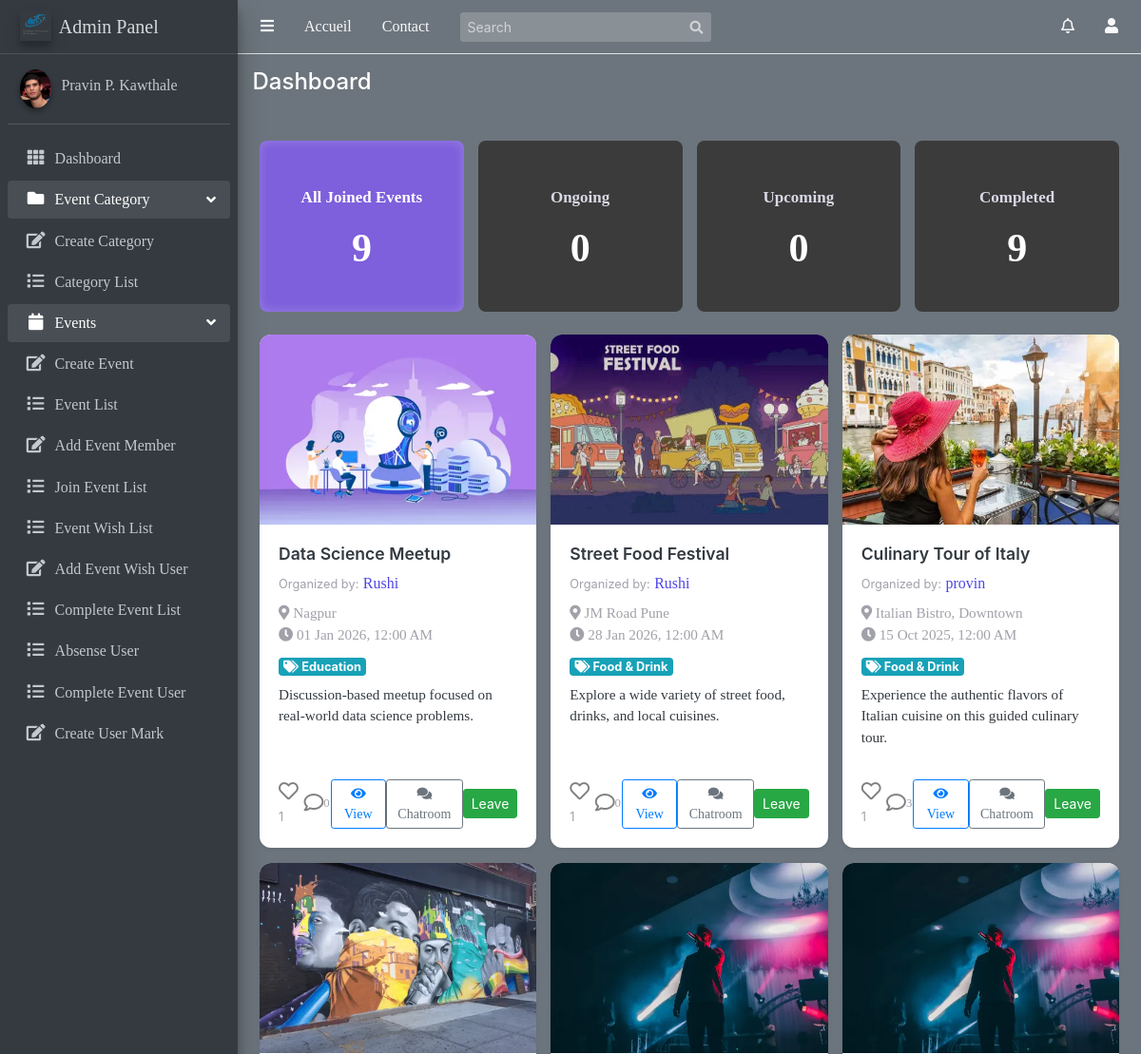
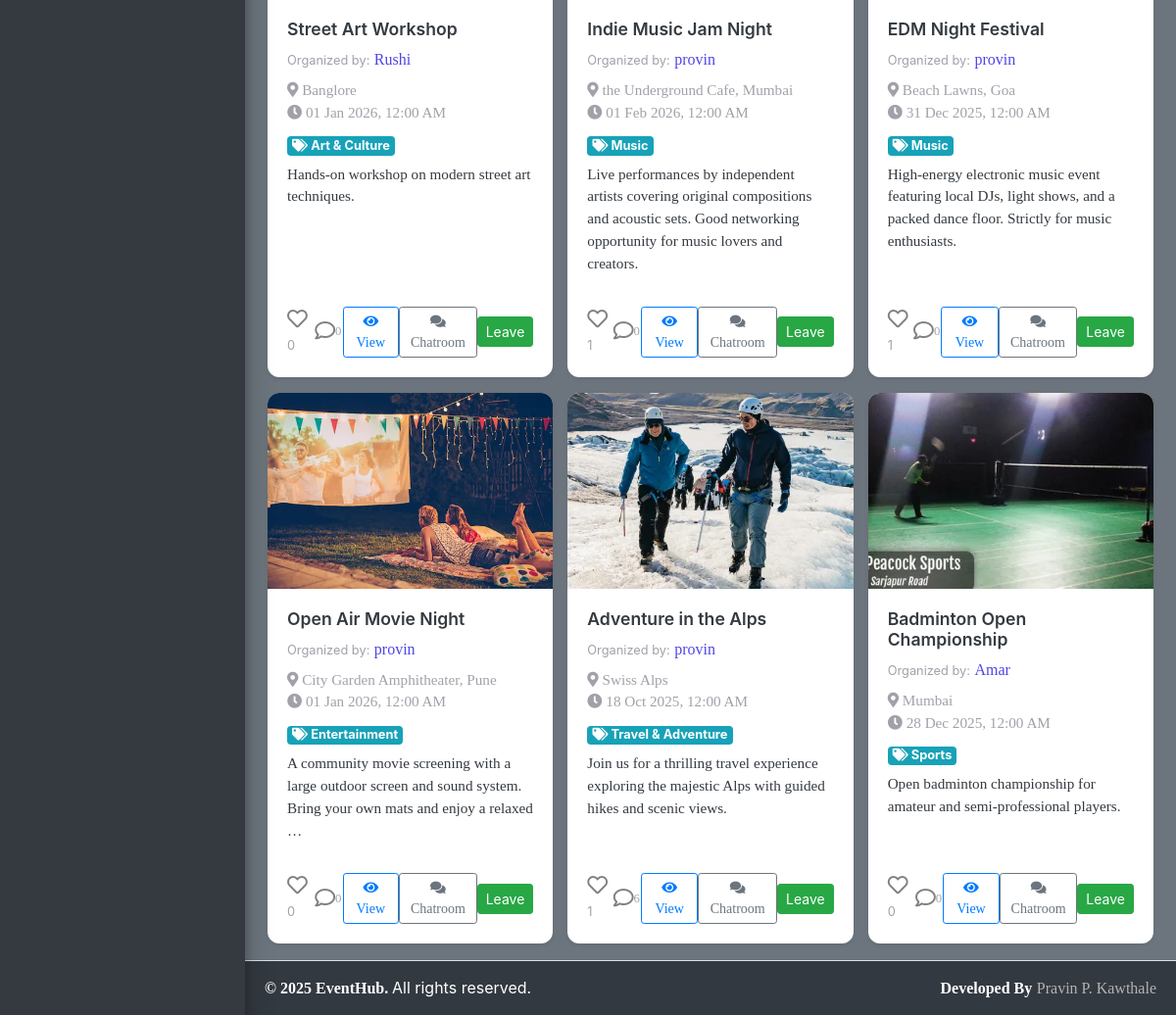
/Events/joined-events/ (signed in), run on the app's committed database (2 pictures, top to bottom).
### Event/models.py (models this page shows, shortened)
class Event(models.Model):
    title = models.CharField(max_length=100)
    description = models.TextField()
    comments_enabled = models.BooleanField(default=True)
    category = models.ForeignKey(
        Category,
        on_delete=models.SET_NULL,
        null=True,
        related_name="events"
    )
    date = models.DateTimeField()
    location = models.CharField(max_length=300)
    start_time = models.TimeField()
    end_time = models.TimeField()
    created_at = models.DateTimeField(auto_now_add=True)
    updated_at = models.DateTimeField(auto_now=True)
    organizer = models.ForeignKey(
        User,
        on_delete=models.CASCADE,
        related_name="events_created"
    )
    participants = models.ManyToManyField(
        User,
        related_name="joined_events",
        blank=True
    )
    image = models.ImageField(
        upload_to="event_images/",
        default="event_images/default.png"
    )
    class Meta:
        ordering = ["-created_at"]

class Category(models.Model):
    name = models.CharField(max_length=100, unique=True)
    description = models.TextField(blank=True)
    slug = models.SlugField(unique=True, blank=True)
    favicon = models.ImageField(upload_to='category_favicons/', null=True, blank=True)

### Event/views.py (the view)
# urls.py: path('joined-events/', views.joinedEvents.as_view(), name='joined_events'),
class joinedEvents(LoginRequiredMixin,ListView):
    model=Event
    template_name='Event/joined_events.html'
    context_object_name='events'
    def get_queryset(self):
        status_filter=self.request.GET.get('status','all').lower()
        qs=Event.objects.filter(participants=self.request.user)
        qs=qs.annotate(status=Case(
            When(date__lt=timezone.now(),then=Value('completed')),
            When(date__gt=timezone.now(),then=Value('upcoming')),
            default=Value('ongoing'),
            output_field=CharField()
        ))
        if status_filter in ['completed','ongoing','upcoming']:
            qs=qs.filter(status=status_filter)
        return qs.order_by('-start_time')
    def get_context_data(self,**kwargs):
        context=super().get_context_data(**kwargs)
        now=timezone.now()
        Joined_events=Event.objects.filter(participants=self.request.user)
        context['current_status']=self.request.GET.get('status','all')
        context['total_events']=Joined_events.count()
        context['completed_events_count']=Joined_events.filter(date__lt=now).count()
        context['ongoing_events_count']=Joined_events.filter(date=now.date()).count()
        context['upcoming_events_count']=Joined_events.filter(date__gt=now).count()
        return context

### user/context_processors.py (called while the page is built)
def notifications(request):
    if request.user.is_authenticated:
        navbar_notifications = Notification.objects.filter(
            receiver=request.user
        ).order_by('-timestamp')[:5]  # latest 5 notifications
        navbar_unread_count = Notification.objects.filter(
            receiver=request.user,
            is_read=False
        ).count()
    else:
        navbar_notifications = []
        navbar_unread_count = 0
    return {
        'navbar_notifications': navbar_notifications,
        'navbar_unread_count': navbar_unread_count
    }

### templates/Event/joined_events.html (shortened to what this page needs)
{% extends 'base/base.html' %}
{% load static %}
{% block content %}
<div class="container mt-4">
    <div class="row g-4 mb-4">
        <div class="col-md-3">
            <a href="{% url 'joined_events' %}" class="text-decoration-none">
                <div class="summary-card {% if current_status == 'all' or not current_status %}highlight{% endif %}">
                    <p>All Joined Events</p>
                    <h2>{{ total_events }}</h2>
                </div>
            </a>
        </div>
        <div class="col-md-3">
            <a href="?status=ongoing" class="text-decoration-none">
                <div class="summary-card {% if current_status == 'ongoing' %}highlight{% endif %}">
                    <p>Ongoing</p>
                    <h2>{{ ongoing_events_count }}</h2>
                </div>
            </a>
        </div>
        <div class="col-md-3">
            <a href="?status=upcoming" class="text-decoration-none">
                <div class="summary-card {% if current_status == 'upcoming' %}highlight{% endif %}">
                    <p>Upcoming</p>
                    <h2>{{ upcoming_events_count }}</h2>
                </div>
            </a>
        </div>
        <div class="col-md-3">
            <a href="?status=completed" class="text-decoration-none">
                <div class="summary-card {% if current_status == 'completed' %}highlight{% endif %}">
                    <p>Completed</p>
                    <h2>{{ completed_events_count }}</h2>
                </div>
            </a>
        </div>
    </div>
    <div class="row g-4">
        {% for event in events %}
            {% include "Event/event_card.html" %}
        {% empty %}
        <div class="col-12 text-center">
            <div class="alert alert-info">No joined events found.</div>
        </div>
        {% endfor %}
    </div>
</div>
{% endblock content %}

### templates/Event/event_card.html (shortened to what this page needs)
{% load static %}
<div class="col-md-4 d-flex">
    <div class="card shadow-sm border-0 rounded-4 overflow-hidden flex-fill">
        {% if event.image %}
            <img
                src="{{ event.image.url }}"
                class="card-img-top rounded-top-4"
                alt="{{ event.title }}"
                style="height: 200px; object-fit: cover;"
            >
        {% endif %}
        <div class="card-body d-flex flex-column">
            <h5 class="card-title fw-bold text-dark mb-2" style="font-size: 1.1rem;">
                {{ event.title }}
            </h5>
            <div class="mb-2">
                <span class="text-muted small me-1">Organized by:</span>
                <a
                    href="{% url 'user_profile' username=event.organizer.username %}"
                    class="fw-bold text-primary text-decoration-none"
                >
                    {{ event.organizer.username }}
                </a>
            </div>
            <p class="card-text text-muted small mb-2">
                <i class="fas fa-map-marker-alt me-1"></i>
                {{ event.location }} <br>
                <i class="fas fa-clock me-1"></i>
                {{ event.date|date:"d M Y, h:i A" }}
            </p>
            <div class="mb-2">
                {% if event.category %}
                    <span class="badge bg-info">
                        <i class="fas fa-tags me-1"></i>
                        {{ event.category.name }}
                    </span>
                {% endif %}
            </div>
            <p class="card-text flex-grow-1 text-dark">
                {{ event.description|truncatewords:20 }}
            </p>
            <div class="d-flex justify-content-between align-items-center mt-3">
                <form
                    action="{% url 'like_event' event.pk %}"
                    method="post"
                    class="d-inline me-2"
                >
                    <button
                        type="submit"
                        style="background: none; border: none;"
                        class="p-0 m-0"
                    >
                        {% if event.is_liked %}
                            <i class="fas fa-heart" style="color: red; font-size: 1.3rem;"></i>
                        {% else %}
                            <i class="far fa-heart" style="color: gray; font-size: 1.3rem;"></i>
                        {% endif %}
                    </button>
                    <span class="ms-1 small text-muted">
                        {{ event.like_set.count }}
                    </span>
                </form>
                <a
                    href="{% url 'comment_event' event.pk %}"
                    class="btn p-0 m-0 d-flex align-items-center text-decoration-none"
                >
                    <i class="far fa-comment" style="color: gray; font-size: 1.3rem;"></i>
                    <span class="ms-1 small text-muted">
                        {{ event.comments.count }}
                    </span>
                </a>
                <a
                    href="{% url 'event_detail' event.pk %}"
                    class="btn btn-sm btn-outline-primary"
                >
                    <i class="fas fa-eye"></i> View
                </a>
                <a
                    href="{% url 'chat_room' event.pk %}"
                    class="btn btn-sm btn-outline-secondary"
                >
                    <i class="fas fa-comments"></i> Chatroom
                </a>
                {% if request.user != event.organizer %}
                    <form
                        action="{% url 'join_event' event.id %}"
                        method="post"
                        class="d-inline"
                    >
                        <button type="submit" class="btn btn-sm btn-success">
                            {% if request.user in event.participants.all %}
                                Leave
                            {% else %}
                                Join
                            {% endif %}
                        </button>
                    </form>
                {% endif %}
            </div>
        </div>
    </div>
</div>

### templates/Event/joined_events.html (style rules this page uses)
body { background: #0f0f16; font-family: "Inter", sans-serif; }
.summary-card { background: #3b3b3b; border-radius: 8px; padding: 15px 10px; min-height: 180px; display: flex; flex-direction: column; justify-content: center; text-align: center; color: #d8d8e6; transition: 0.25s ease; }
.summary-card h2 { font-size: 42px; font-weight: 700; margin: 0; color: #ffffff; }
.summary-card p { font-size: 17px; margin-top: 6px; font-weight: 600; }
.summary-card.highlight { background: #7e5fdc !important; color: #fff !important; box-shadow: inset 0 0 12px rgba(255,255,255,0.22); }

### templates/Event/event_card.html (style rules this page uses)
body { background: #0f0f16; font-family: "Inter", sans-serif; }
.card { border-radius: 12px; overflow: hidden; box-shadow: 0 4px 12px rgba(0, 0, 0, 0.25); transition: transform 0.25s, box-shadow 0.25s; background: #ffffff; color: #d8d8e6; }
.card-body { display: flex; flex-direction: column; }
.card-title { font-size: 1.1rem; font-weight: 600; color: #ffffff; }
.card-text { font-size: 0.95rem; color: #d8d8e6; }
.text-primary { color: #4f46e5 !important; }
.text-muted { color: #a1a1aa !important; }
.badge { font-size: 0.8rem; }

### data on the page
Event: image (picture), title "Data Science Meetup", organizer.username "Rushi", location "Nagpur", date "01 Jan 2026, 12:00 AM", category.name "Education", description "Discussion-based meetup focused on real-world data science problems.", like_set.count "1", comments.count "0", shows "Leave"
Event: image (picture), title "Street Food Festival", organizer.username "Rushi", location "JM Road Pune", date "28 Jan 2026, 12:00 AM", category.name "Food & Drink", description "Explore a wide variety of street food, drinks, and local cuisines.", like_set.count "1", comments.count "0", shows "Leave"
Event: image (picture), title "Culinary Tour of Italy", organizer.username "provin", location "Italian Bistro, Downtown", date "15 Oct 2025, 12:00 AM", category.name "Food & Drink", description "Experience the authentic flavors of Italian cuisine on this guided culinary tour.", like_set.count "1", comments.count "3", shows "Leave"
Event: image (picture), title "Street Art Workshop", organizer.username "Rushi", location "Banglore", date "01 Jan 2026, 12:00 AM", category.name "Art & Culture", description "Hands-on workshop on modern street art techniques.", like_set.count "0", comments.count "0", shows "Leave"
Event: image (picture), title "Indie Music Jam Night", organizer.username "provin", location "the Underground Cafe, Mumbai", date "01 Feb 2026, 12:00 AM", category.name "Music", description "Live performances by independent artists covering original compositions and acoustic sets. Good networking opportunity for music lovers and creators.", like_set.count "1", comments.count "0", shows "Leave"
Event: image (picture), title "EDM Night Festival", organizer.username "provin", location "Beach Lawns, Goa", date "31 Dec 2025, 12:00 AM", category.name "Music", description "High-energy electronic music event featuring local DJs, light shows, and a packed dance floor. Strictly for music enthusiasts.", like_set.count "1", comments.count "0", shows "Leave"
Event: image (picture), title "Open Air Movie Night", organizer.username "provin", location "City Garden Amphitheater, Pune", date "01 Jan 2026, 12:00 AM", category.name "Entertainment", description "A community movie screening with a large outdoor screen and sound system. Bring your own mats and enjoy a relaxed …", like_set.count "0", comments.count "0", shows "Leave"
Event: image (picture), title "Adventure in the Alps", organizer.username "provin", location "Swiss Alps", date "18 Oct 2025, 12:00 AM", category.name "Travel & Adventure", description "Join us for a thrilling travel experience exploring the majestic Alps with guided hikes and scenic views.", like_set.count "1", comments.count "6", shows "Leave"
Event: image (picture), title "Badminton Open Championship", organizer.username "Amar", location "Mumbai", date "28 Dec 2025, 12:00 AM", category.name "Sports", description "Open badminton championship for amateur and semi-professional players.", like_set.count "0", comments.count "0", shows "Leave"

### other printed values
{{ total_events }} "9"
{{ ongoing_events_count }} "0"
{{ upcoming_events_count }} "0"
{{ completed_events_count }} "9"
